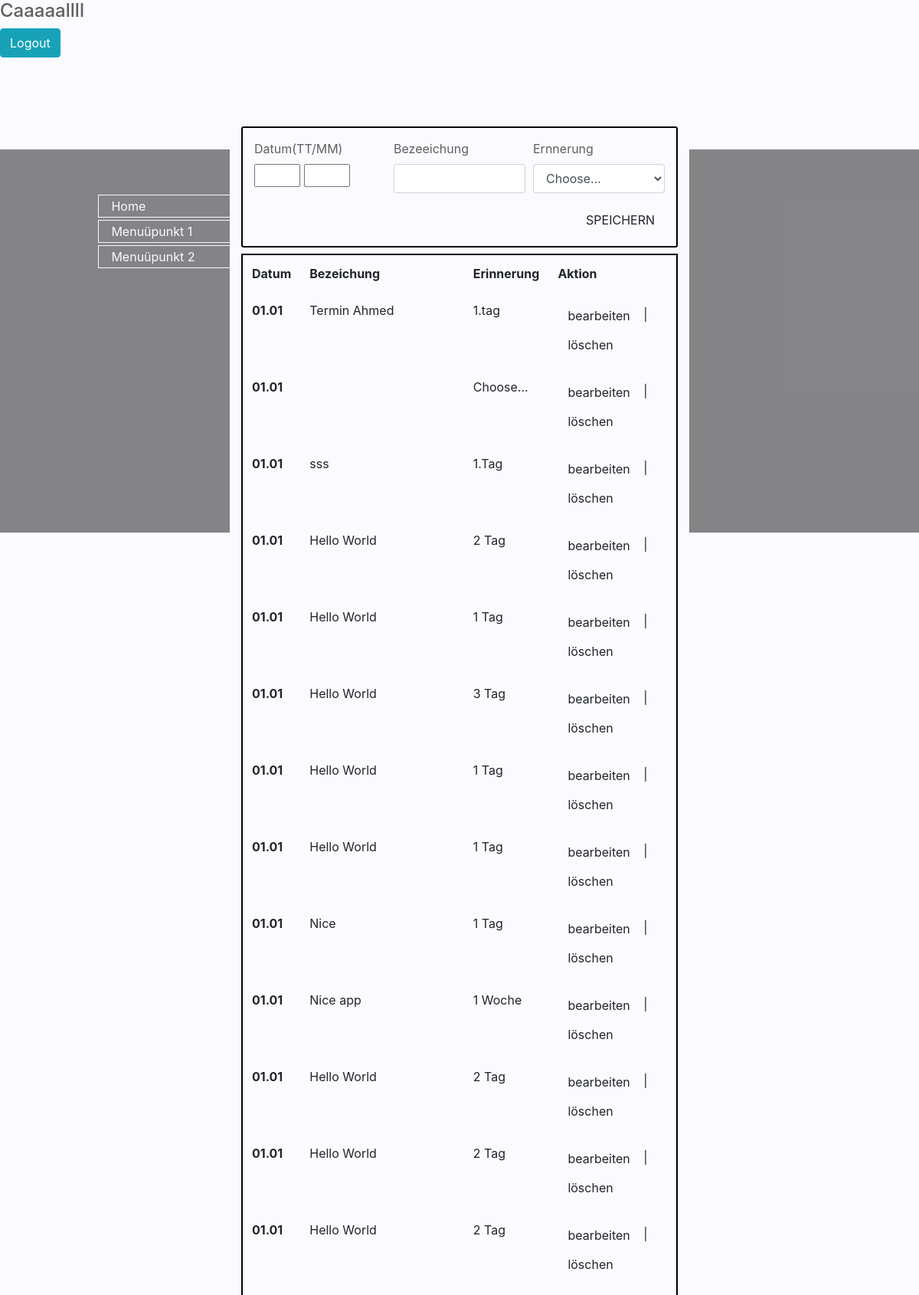
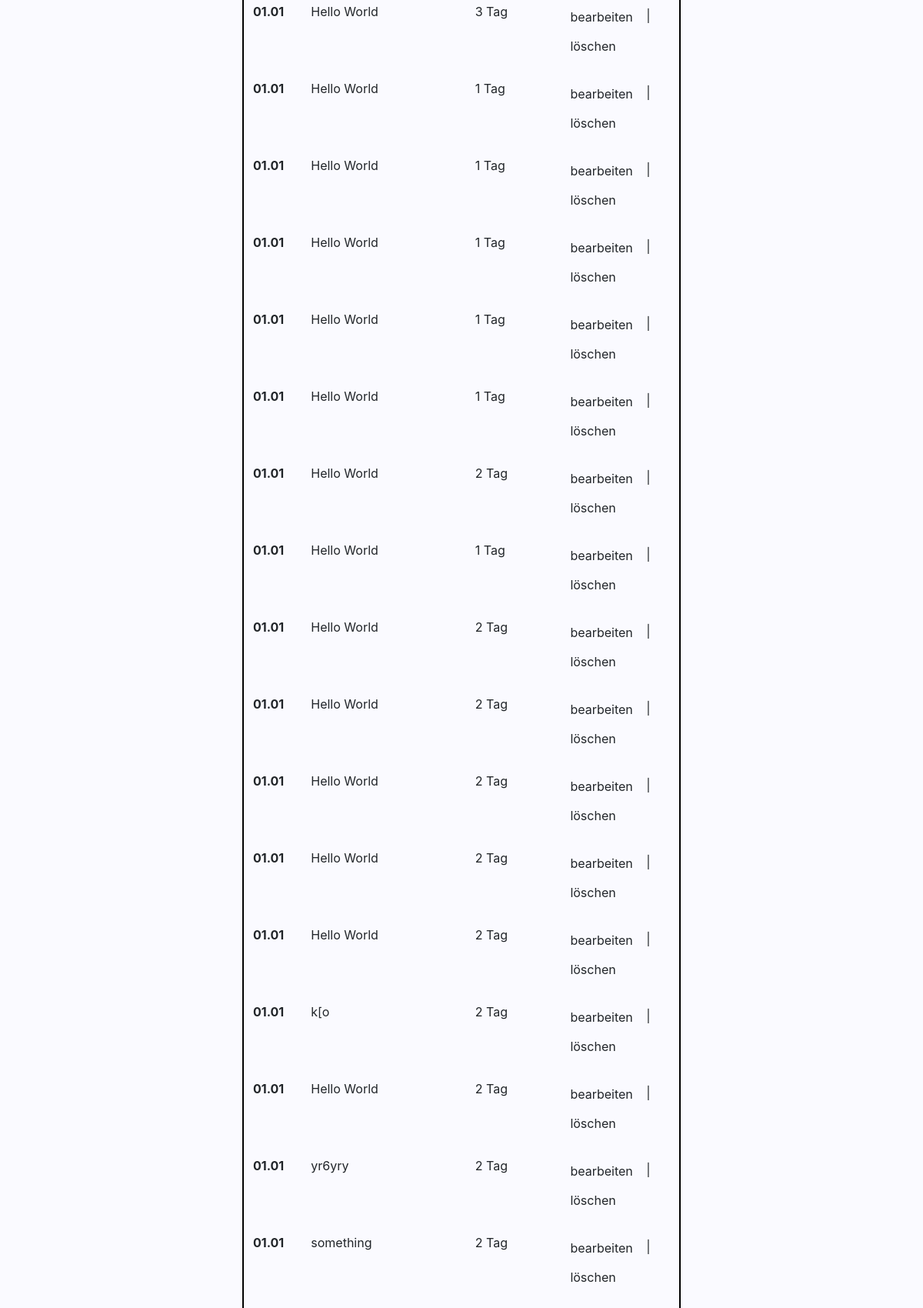
/cal.php (signed in, upper part), run on the app's committed database (2 pictures, top to bottom).
### tables this page shows
CREATE TABLE `kalender` (
  `id` int(11) NOT NULL,
  `description` varchar(222) NOT NULL,
  `erinnerung` varchar(222) NOT NULL,
  `datum` varchar(50) DEFAULT NULL,
  `dattag` varchar(50) DEFAULT NULL,
  `datyear` varchar(50) DEFAULT NULL,
  `fulldate` date DEFAULT NULL
);

### cal.php (the view, shortened to what this page needs)
<?php
$db = mysqli_connect('127.0.0.1', 'root', '12345678', 'calendar');
include('include/header.php');
$sql = "SELECT * FROM `Kalender` ";
$kalnders = $db->query("$sql");
?>
<h4>Caaaaallll</h4>
<a href="logout.php" class="btn btn-info">Logout</a>
<main>
    <div class="container-fluid ">
        <div class="row main">
            <div class="col-md-3 ">
                <ul>
                    <li><a href="index.php">Home</a></li>
                    <li><a href="menuüpunkt1.php">Menuüpunkt 1</a></li>
                    <li><a href="#menuüpunkt2">Menuüpunkt 2</a></li>
                </ul>
            </div>
            <div class="col-md-6  calander">
                <div class="fetch">
                    <div class="speichen">
                        <form id="#my-form" action="crud_action.php">
                            <div class="form-row">
                                <div class="form-group col-md-4">
                                    <label for="datum">Datum(TT/MM)</label>
                                    <div class="block">
                                        <input type="text" id="datum" name="datum" class="form" style="width:60px;" />
                                        <input type="text" id="datum" class="datum" style="width:60px;" />
                                    </div>
                                </div>
                                <div class="col-md-4">
                                    <label for="description">Bezeeichung</label>
                                    <input type="text" class="form-control" id="description" name="description">
                                </div>
                                <div class="form-group col-md-4">
                                    <label for="ernnerung">Ernnerung</label>
                                    <select id="ernnerung" class="form-control" name="erinnerung">
                                        <option selected>Choose...</option>
                                    </select>
                                </div>
                            </div>
                            <div class="d-flex flex-row-reverse">
                                <input type="submit" name="submit" class="btn btn-default" value="SPEICHERN" id="submit">
                        </form>
                    </div>
                </div>
            </div>
            <div class="table mt-2" style="border: 2px solid #000;">
                <table class=" table table-borderless">
                    <thead>
                        <tr>
                            <th scope="col">Datum</th>
                            <th scope="col">Bezeichung</th>
                            <th scope="col">Erinnerung</th>
                            <th scope="col">Aktion</th>
                        </tr>
                    </thead>
                    <tbody>
                        <?php while ($kalnder = $kalnders->fetch_assoc()) : ?>
                            <tr>
                                <th>01.01</th>
                                <td><?= $kalnder['description']  ?></td>
                                <td><?= $kalnder['erinnerung'] ?></td>
                                <td><a href="#" class="btn btn-default shadow-none" onclick="editData(<?= $kalnder['id'];  ?>)">bearbeiten</a>
                                    |<a href=" #" class="btn btn-default shadow-none">löschen</a></td>
                            </tr>
                        <?php endwhile; ?>
                    </tbody>
                </table>
            </div>
        </div>
        <div class="col-md-3 bg-black">
        </div>
    </div>
</main>
<?php
include('include/footer.php');
?>

### include/header.php (shortened to what this page needs)
<!DOCTYPE html>
<html lang="en">
<head>
    <link rel="stylesheet" href="https://stackpath.bootstrapcdn.com/bootstrap/4.4.1/css/bootstrap.min.css">
    <link rel="stylesheet" href="css/style.css">
</head>
<body>

### include/footer.php (shortened to what this page needs)
</body>
</html>

### css/style.css (style rules this page uses)
:root { --first-color: #e55947; --first-color-alt: #d2321e; --white-color: #fafaff; --dark-color: #101010; --dark-color-light: #606060; --gray-color: #f0f1f3; }
body { color: var(--dark-color-light); background-color: var(--white-color); }
main { background-color: #15131382; height: 500px; }
ul { list-style-type: none; margin: 22% 42%; padding: 0; width: 200px; background-color: transparent; }
li a { display: block; color: var(--white-color); padding: 2px 16px; text-decoration: none; border: 1px solid var(--white-color); margin-right: -110px; margin-top: 3px; }
.fetch { padding: 15px; background-color: var(--white-color); width: 100%; display: block; word-wrap: break-word; overflow-wrap: break-word; border-radius: 3px; border: 2px solid #000; margin-top: -30px; }
.calander { background-color: var(--white-color); }
.block { box-sizing: border-box; }

### data on the page
kalender: description "Termin Ahmed", erinnerung "1.tag"
kalender: erinnerung "Choose..."
kalender: description "sss", erinnerung "1.Tag"
kalender: description "Hello World", erinnerung "2 Tag"
kalender: description "Hello World", erinnerung "1 Tag"
kalender: description "Hello World", erinnerung "3 Tag"
kalender: description "Hello World", erinnerung "1 Tag"
kalender: description "Hello World", erinnerung "1 Tag"
kalender: description "Nice", erinnerung "1 Tag"
kalender: description "Nice app", erinnerung "1 Woche"
kalender: description "Hello World", erinnerung "2 Tag"
kalender: description "Hello World", erinnerung "2 Tag"
kalender: description "Hello World", erinnerung "2 Tag"
kalender: description "Hello World", erinnerung "3 Tag"
kalender: description "Hello World", erinnerung "1 Tag"
kalender: description "Hello World", erinnerung "1 Tag"
kalender: description "Hello World", erinnerung "1 Tag"
kalender: description "Hello World", erinnerung "1 Tag"
kalender: description "Hello World", erinnerung "1 Tag"
kalender: description "Hello World", erinnerung "2 Tag"
kalender: description "Hello World", erinnerung "1 Tag"
kalender: description "Hello World", erinnerung "2 Tag"
kalender: description "Hello World", erinnerung "2 Tag"
kalender: description "Hello World", erinnerung "2 Tag"
kalender: description "Hello World", erinnerung "2 Tag"
kalender: description "Hello World", erinnerung "2 Tag"
kalender: description "k[o", erinnerung "2 Tag"
kalender: description "Hello World", erinnerung "2 Tag"
kalender: description "yr6yry", erinnerung "2 Tag"
kalender: description "something", erinnerung "2 Tag"
